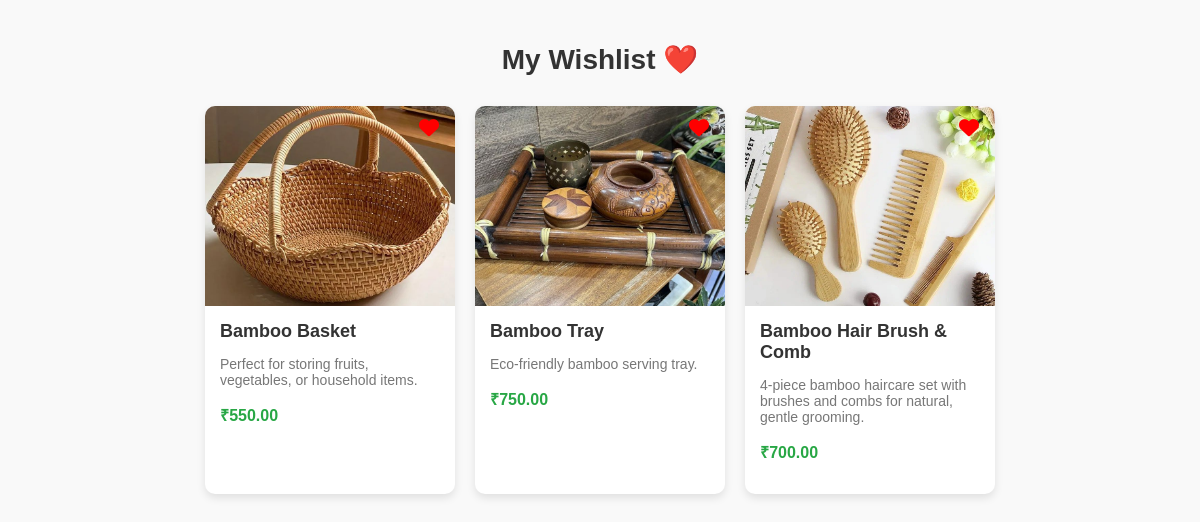
The app's page /wishlist.php (signed in) with its own data.
### tables this page shows
CREATE TABLE `wishlist` (
  `wishlist_id` int(11) NOT NULL,
  `user_id` int(11) NOT NULL,
  `product_id` int(11) NOT NULL,
  `added_at` timestamp NOT NULL DEFAULT current_timestamp()
);

CREATE TABLE `products` (
  `product_id` int(11) NOT NULL,
  `name` varchar(100) NOT NULL,
  `description` text DEFAULT NULL,
  `price` decimal(10,2) NOT NULL,
  `image` varchar(255) DEFAULT NULL,
  `category` varchar(50) NOT NULL,
  `long_description` text DEFAULT NULL
);

### wishlist.php (the view, shortened to what this page needs)
<?php
$user_id = $_SESSION['user_id'];
$conn = new mysqli("localhost", "root", "", "bamboo");
$sql = "SELECT w.wishlist_id, p.product_id, p.name, p.description, p.price, p.image
        FROM wishlist w
        JOIN products p ON w.product_id = p.product_id
        WHERE w.user_id = ?";
$stmt = $conn->prepare($sql);
$stmt->bind_param("i", $user_id);
$stmt->execute();
$result = $stmt->get_result();
?>
<!DOCTYPE html>
<html lang="en">
<head>
  <link rel="stylesheet" href="https://cdnjs.cloudflare.com/ajax/libs/font-awesome/6.5.0/css/all.min.css"/>
</head>
<body>
<h2 class="page-title">My Wishlist ❤️</h2>
<div class="product-container">
  <?php if ($result->num_rows > 0): ?>
    <?php while ($row = $result->fetch_assoc()): ?>
      <div class="product-card">
        <div class="image-container">
          <img src="<?php echo $row['image']; ?>" alt="<?php echo $row['name']; ?>">
        </div>
        <button class="wishlist-btn" data-id="<?php echo $row['product_id']; ?>">
          <i class="fa-solid fa-heart"></i>
        </button>
        <div class="product-info">
          <h3><?php echo $row['name']; ?></h3>
          <p class="description"><?php echo $row['description']; ?></p>
          <p class="price">₹<?php echo $row['price']; ?></p>
        </div>
      </div>
    <?php endwhile; ?>
  <?php else: ?>
    <p class="empty-msg">Your wishlist is empty 💔</p>
  <?php endif; ?>
</div>
</body>
</html>

### wishlist.php (style rules this page uses)
body { font-family: Arial, sans-serif; background: #f9f9f9; margin: 0; padding: 20px; }
.page-title { text-align: center; margin-bottom: 30px; font-size: 28px; color: #333; }
.product-container { display: flex; flex-wrap: wrap; justify-content: center; gap: 20px; }
.product-card { position: relative; width: 250px; background: #fff; border-radius: 10px; overflow: hidden; box-shadow: 0 4px 8px rgba(0,0,0,0.1); transition: transform 0.2s ease; }
.image-container { position: relative; width: 100%; height: 200px; overflow: hidden; }
.image-container img { width: 100%; height: 100%; object-fit: cover; display: block; }
.wishlist-btn { position: absolute; top: 10px; right: 10px; background: transparent; border: none; font-size: 20px; color: red; cursor: pointer; z-index: 2; }
.product-info { padding: 15px; text-align: left; }
.product-info h3 { font-size: 18px; margin: 0 0 10px; color: #333; }
.product-info .description { font-size: 14px; color: #777; margin-bottom: 10px; }
.product-info .price { font-size: 16px; font-weight: bold; color: #28a745; }

### records on screen
wishlist: product.image (picture), product.name "Bamboo Basket", product.description "Perfect for storing fruits, vegetables, or household items.", product.price "550.00"
wishlist: product.image (picture), product.name "Bamboo Tray", product.description "Eco-friendly bamboo serving tray.", product.price "750.00"
wishlist: product.image (picture), product.name "Bamboo Hair Brush & Comb", product.description "4-piece bamboo haircare set with brushes and combs for natural, gentle grooming.", product.price "700.00"
